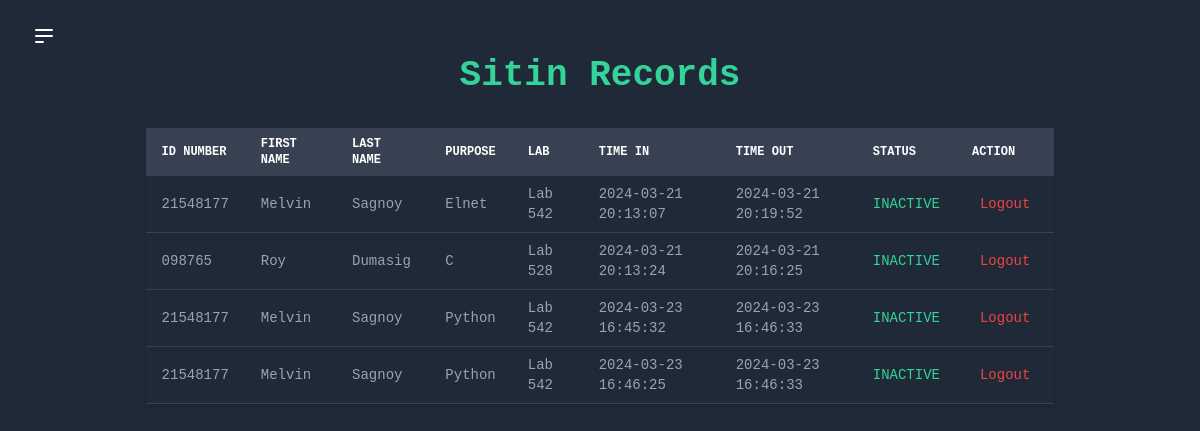
Before: /view_records.php with the older database file.
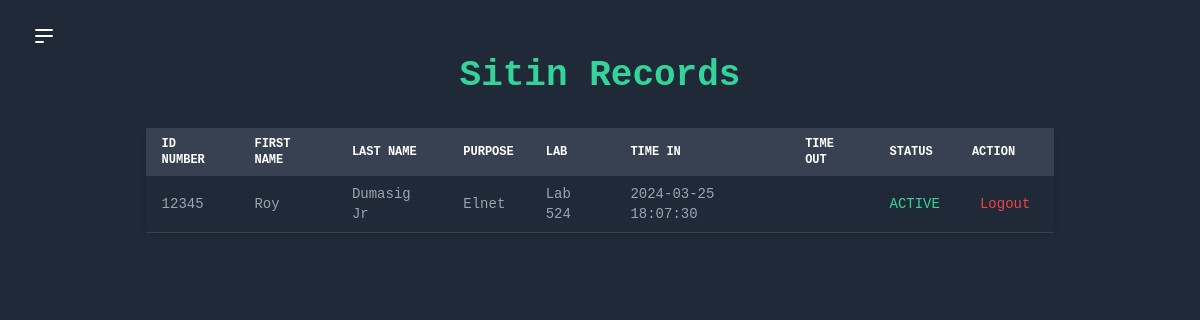
After: the same page with the newer database file.
### tables this page shows
CREATE TABLE sitin_student (
    id INTEGER PRIMARY KEY AUTOINCREMENT,
    id_number TEXT,
    firstname TEXT,
    lastname TEXT,
    purpose TEXT,
    lab TEXT,
    remaining_sessions INTEGER,
    time_in TEXT,
    time_out TEXT,
    status TEXT
);

CREATE TABLE student (
    id INTEGER PRIMARY KEY,
    id_number VARCHAR(50) NOT NULL,
    firstname VARCHAR(50) NOT NULL,
    lastname VARCHAR(50) NOT NULL,
    email VARCHAR(100) NOT NULL,
    password VARCHAR(255) NOT NULL
);

### view_records.php (the view, shortened to what this page needs)
<?php
$db = new SQLite3('sitin.db');
$query = $db->prepare("
  SELECT s.id_number, st.firstname, st.lastname, s.purpose, s.lab, s.time_in, s.time_out, s.status
  FROM sitin_student s
  JOIN student st ON s.id_number = st.id_number
");
$result = $query->execute();
?>
<!DOCTYPE html>
<html lang="en">
<head>
  <link href="https://cdn.jsdelivr.net/npm/tailwindcss@2.2.16/dist/tailwind.min.css" rel="stylesheet">
</head>
<body class="flex min-h-screen bg-gray-800 font-mono text-white">
  <div class="flex-1 px-8 py-6 ">
    <button id="menu-toggle" class="focus:outline-none">
      <svg class="h-6 w-6 text-white hover:text-gray-200" viewBox="0 0 24 24" fill="none" xmlns="http://www.w3.org/2000/svg">
        <path d="M4 6H20M4 12H20M4 18H11Z" stroke="currentColor" stroke-width="2" stroke-linecap="round" stroke-linejoin="round"></path>
      </svg>
    </button>
    <center>
      <h2 class="text-4xl font-semibold mb-6 text-green-400">Sitin Records</h2>
    </center>
    <div class="mt-8 ">
      <?php if ($result && $result->numColumns() > 0): ?>
      <center>
        <table class="table-auto w-full shadow-md rounded-md overflow-x-auto transition-upper-to-lower">
          <thead>
            <tr class="text-xs font-medium text-left text-white bg-gray-700 uppercase">
              <th class="px-4 py-2">ID NUMBER</th>
              <th class="px-4 py-2">FIRST NAME</th>
              <th class="px-4 py-2">LAST NAME</th>
              <th class="px-4 py-2">PURPOSE</th>
              <th class="px-4 py-2">LAB</th>
              <th class="px-4 py-2">TIME IN</th>
              <th class="px-4 py-2">TIME OUT</th>
              <th class="px-4 py-2">STATUS</th>
              <th class="px-4 py-2">ACTION</th>
            </tr>
          </thead>
          <tbody>
            <?php while ($row = $result->fetchArray(SQLITE3_ASSOC)): ?>
            <tr class="border-b border-gray-700 text-sm text-gray-400 hover:bg-gray-800 hover:text-white">
              <td class="px-4 py-2"><?php echo $row['id_number']; ?></td>
              <td class="px-4 py-2 capitalize"><?php echo $row['firstname']; ?></td>
              <td class="px-4 py-2 capitalize"><?php echo $row['lastname']; ?></td>
              <td class="px-4 py-2 capitalize"><?php echo $row['purpose']; ?></td>
              <td class="px-4 py-2 capitalize"><?php echo $row['lab']; ?></td>
              <td class="px-4 py-2"><?php echo $row['time_in']; ?></td>
              <td id="time-out-column" class="px-4 py-2"><?php echo $row['time_out']; ?></td>
              <td class="px-4 py-2 text-green-400"><?php echo $row['status']; ?></td>
              <td class="px-4 py-2">
                <form method="POST" action="">
                  <button type="submit" name="logout" class="text-red-500 hover:text-red-700 px-2 py-1 rounded-md focus:outline-none">Logout</button>
                </form>
              </td>
            </tr>
            <?php endwhile; ?>
            </tbody>
        </table>
      </center>
      <?php else: ?>
      <p class="text-red-500 text-center">No sitin records found.</p>
      <?php endif; ?>
    </div>
  </div>
</body>
</html>

### view_records.php (style rules this page uses)
.transition-upper-to-lower { animation: upper-to-lower 0.7s ease forwards; }
table { font-size: 14px; max-width: 80%; width: 80%; table-layout: fixed; }
th, td { padding: 8px; }

Changed rows visible on the page:
removed sitin_student: id_number "21548177", student.firstname "Melvin", student.lastname "Sagnoy", purpose "Elnet", lab "Lab 542", time_in "2024-03-21 20:13:07", time_out "2024-03-21 20:19:52", status "INACTIVE"
removed sitin_student: id_number "098765", student.firstname "Roy", student.lastname "Dumasig", purpose "C", lab "Lab 528", time_in "2024-03-21 20:13:24", time_out "2024-03-21 20:16:25", status "INACTIVE"
removed sitin_student: id_number "21548177", student.firstname "Melvin", student.lastname "Sagnoy", purpose "Python", lab "Lab 542", time_in "2024-03-23 16:45:32", time_out "2024-03-23 16:46:33", status "INACTIVE"
removed sitin_student: id_number "21548177", student.firstname "Melvin", student.lastname "Sagnoy", purpose "Python", lab "Lab 542", time_in "2024-03-23 16:46:25", time_out "2024-03-23 16:46:33", status "INACTIVE"
added sitin_student: id_number "12345", student.firstname "Roy", student.lastname "Dumasig Jr", purpose "Elnet", lab "Lab 524", time_in "2024-03-25 18:07:30", status "ACTIVE"
